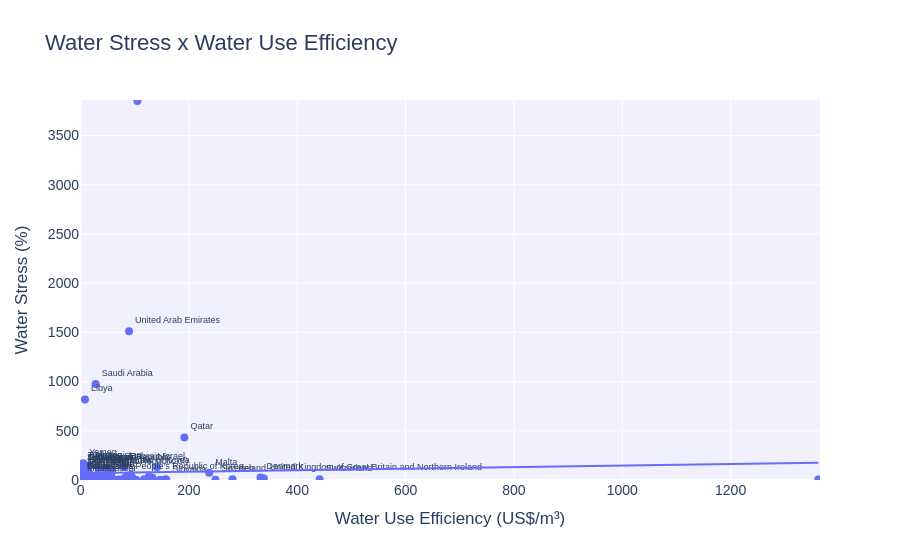

The notebook cell saved with this chart:
### Code cell
# visualization scatter 'water use efficiency' x 'water stress'
recent_year = df_waterstress_clean['Year'].max()
most_recent = df_waterstress_clean[df_waterstress_clean['Year'] == recent_year].copy()

# only label outliers (high water stress, very high/low water use efficiency)
high_stress = most_recent['SDG 6.4.2. Water Stress'] > 80
high_eff = most_recent['SDG 6.4.1. Water Use Efficiency'] > most_recent['SDG 6.4.1. Water Use Efficiency'].quantile(0.95)
low_eff = most_recent['SDG 6.4.1. Water Use Efficiency'] < most_recent['SDG 6.4.1. Water Use Efficiency'].quantile(0.05)

most_recent['Label'] = np.where(high_stress | high_eff | low_eff, most_recent['Area'], '')

fig = px.scatter(
    most_recent,
    x='SDG 6.4.1. Water Use Efficiency',
    y='SDG 6.4.2. Water Stress',
    text='Label', 
    trendline='ols',
    title='Water Stress x Water Use Efficiency',
    labels={
        'SDG 6.4.1. Water Use Efficiency': 'Water Use Efficiency (US$/m³)',
        'SDG 6.4.2. Water Stress': 'Water Stress (%)'
    },
)

fig.update_traces(
    textposition='top right',
    marker=dict(size=8),
    textfont=dict(size=9),
    hovertemplate='<b>%{text}</b><br>Water Stress: %{y}<br>Water Use Efficiency: %{US$/m³}<extra></extra>'
)

fig.update_layout(
    xaxis=dict(range=[-1, most_recent['SDG 6.4.1. Water Use Efficiency'].max() + 3]),
    yaxis=dict(range=[0, most_recent['SDG 6.4.2. Water Stress'].max() + 10]),
    plot_bgcolor='rgba(240,240,255,0.95)',
    title_font_size=22,
    font=dict(family="Arial", size=14)
)

fig.show()

### Figure 1 — Plotly figure (JSON) as saved in the notebook; plotly's stock layout.template omitted (floating-point values rounded to 4 significant figures; data arrays with more than 128 entries replaced by an {"elided": "..."} marker saying what was removed)
{"data": [{"hovertemplate": "<b>%{text}</b><br>Water Stress: %{y}<br>Water Use Efficiency: %{US$/m³}<extra></extra>", "legendgroup": "", "marker": {"color": "#636efa", "size": 8, "symbol": "circle"}, "mode": "markers+text", "name": "", "orientation": "v", "showlegend": false, "text": {"elided": "202 str values"}, "textfont": {"size": 9}, "textposition": "top right", "type": "scatter", "x": {"elided": "202 float values"}, "xaxis": "x", "y": {"elided": "202 float values"}, "yaxis": "y"}, {"hovertemplate": "<b>%{text}</b><br>Water Stress: %{y}<br>Water Use Efficiency: %{US$/m³}<extra></extra>", "legendgroup": "", "marker": {"color": "#636efa", "size": 8, "symbol": "circle"}, "mode": "lines", "name": "", "showlegend": false, "textfont": {"size": 9}, "textposition": "top right", "type": "scatter", "x": {"elided": "168 float values"}, "xaxis": "x", "y": {"elided": "168 float values"}, "yaxis": "y"}], "layout": {"autosize": true, "font": {"family": "Arial", "size": 14}, "legend": {"tracegroupgap": 0}, "plot_bgcolor": "rgba(240,240,255,0.95)", "title": {"font": {"size": 22}, "text": "Water Stress x Water Use Efficiency"}, "xaxis": {"anchor": "y", "domain": [0, 1], "range": [-1, 1365.0], "title": {"text": "Water Use Efficiency (US$/m³)"}, "type": "linear"}, "yaxis": {"anchor": "x", "domain": [0, 1], "range": [0, 3860.0], "title": {"text": "Water Stress (%)"}, "type": "linear"}}}
